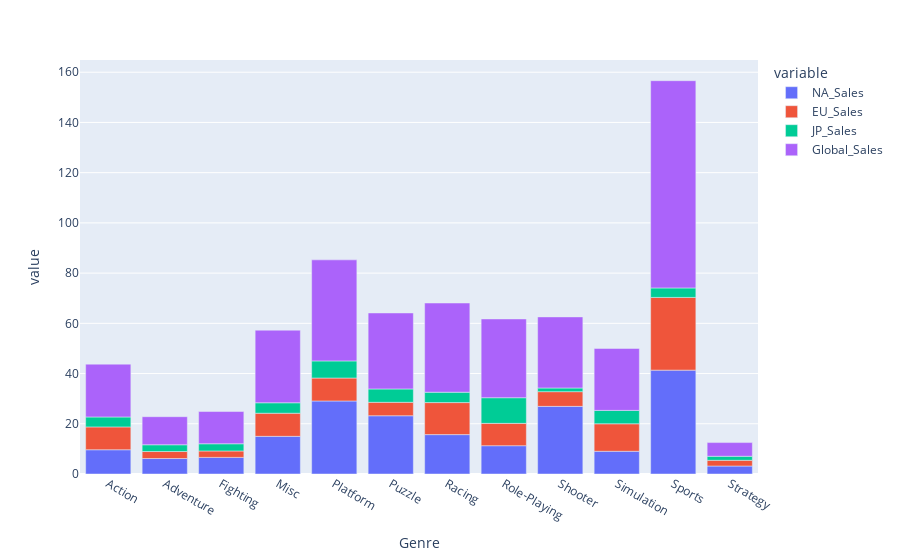

Source (notebook cell):
### Code cell
fig_data_10 = df.groupby('Genre')[['NA_Sales', 'EU_Sales', 'JP_Sales', 'Global_Sales']].max().reset_index()
fig_10 = px.bar(fig_data_10, x='Genre', y=['NA_Sales', 'EU_Sales', 'JP_Sales', 'Global_Sales'])
fig_10.show()

### Figure 1 — Plotly figure (JSON) as saved in the notebook; plotly's stock layout.template omitted (floating-point values rounded to 4 significant figures)
{"data": [{"alignmentgroup": "True", "hovertemplate": "variable=NA_Sales<br>Genre=%{x}<br>value=%{y}<extra></extra>", "legendgroup": "NA_Sales", "marker": {"color": "#636efa", "pattern": {"shape": ""}}, "name": "NA_Sales", "offsetgroup": "NA_Sales", "orientation": "v", "showlegend": true, "textposition": "auto", "type": "bar", "x": ["Action", "Adventure", "Fighting", "Misc", "Platform", "Puzzle", "Racing", "Role-Playing", "Shooter", "Simulation", "Sports", "Strategy"], "xaxis": "x", "y": [9.66, 6.16, 6.62, 15, 29.08, 23.2, 15.68, 11.27, 26.93, 9.05, 41.36, 3.18], "yaxis": "y"}, {"alignmentgroup": "True", "hovertemplate": "variable=EU_Sales<br>Genre=%{x}<br>value=%{y}<extra></extra>", "legendgroup": "EU_Sales", "marker": {"color": "#EF553B", "pattern": {"shape": ""}}, "name": "EU_Sales", "offsetgroup": "EU_Sales", "orientation": "v", "showlegend": true, "textposition": "auto", "type": "bar", "x": ["Action", "Adventure", "Fighting", "Misc", "Platform", "Puzzle", "Racing", "Role-Playing", "Shooter", "Simulation", "Sports", "Strategy"], "xaxis": "x", "y": [9.09, 2.79, 2.55, 9.2, 9.14, 5.35, 12.76, 8.89, 5.86, 10.95, 28.96, 2.27], "yaxis": "y"}, {"alignmentgroup": "True", "hovertemplate": "variable=JP_Sales<br>Genre=%{x}<br>value=%{y}<extra></extra>", "legendgroup": "JP_Sales", "marker": {"color": "#00cc96", "pattern": {"shape": ""}}, "name": "JP_Sales", "offsetgroup": "JP_Sales", "orientation": "v", "showlegend": true, "textposition": "auto", "type": "bar", "x": ["Action", "Adventure", "Fighting", "Misc", "Platform", "Puzzle", "Racing", "Role-Playing", "Shooter", "Simulation", "Sports", "Strategy"], "xaxis": "x", "y": [3.96, 2.69, 2.87, 4.16, 6.81, 5.32, 4.13, 10.22, 1.46, 5.33, 3.77, 1.61], "yaxis": "y"}, {"alignmentgroup": "True", "hovertemplate": "variable=Global_Sales<br>Genre=%{x}<br>value=%{y}<extra></extra>", "legendgroup": "Global_Sales", "marker": {"color": "#ab63fa", "pattern": {"shape": ""}}, "name": "Global_Sales", "offsetgroup": "Global_Sales", "orientation": "v", "showlegend": true, "textposition": "auto", "type": "bar", "x": ["Action", "Adventure", "Fighting", "Misc", "Platform", "Puzzle", "Racing", "Role-Playing", "Shooter", "Simulation", "Sports", "Strategy"], "xaxis": "x", "y": [21.04, 11.18, 12.84, 28.92, 40.24, 30.26, 35.52, 31.37, 28.31, 24.67, 82.53, 5.45], "yaxis": "y"}], "layout": {"barmode": "relative", "legend": {"title": {"text": "variable"}, "tracegroupgap": 0}, "margin": {"t": 60}, "xaxis": {"anchor": "y", "domain": [0, 1], "title": {"text": "Genre"}}, "yaxis": {"anchor": "x", "domain": [0, 1], "title": {"text": "value"}}}}
